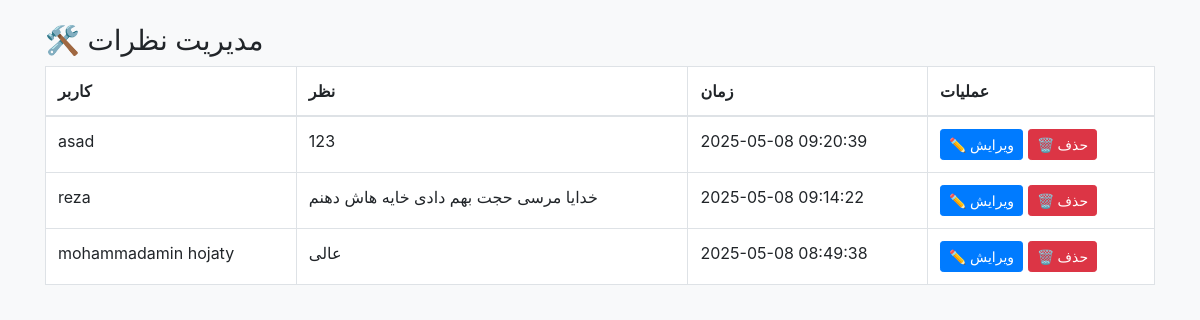
Screenshot of /mncom.php with the database file from the repository.
### tables this page shows
CREATE TABLE IF NOT EXISTS `comments` (
  `id` int NOT NULL AUTO_INCREMENT,
  `news_id` int NOT NULL,
  `name` varchar(100) NOT NULL,
  `comment` text NOT NULL,
  `created_at` timestamp NULL DEFAULT CURRENT_TIMESTAMP,
  PRIMARY KEY (`id`)
);

### mncom.php (the view, shortened to what this page needs)
<?php
$link = mysqli_connect("localhost", "bekhio_root", "n123456", "bekhio_root");
$result = mysqli_query($link, "SELECT * FROM comments ORDER BY created_at DESC");
?>
<!DOCTYPE html>
<html lang="fa">
<head>
    <link rel="stylesheet" href="https://stackpath.bootstrapcdn.com/bootstrap/4.5.2/css/bootstrap.min.css">
</head>
<body class="p-4 bg-light">
<div class="container">
    <h3>🛠️ مدیریت نظرات</h3>
    <table class="table table-bordered bg-white">
        <thead>
        <tr>
            <th>کاربر</th>
            <th>نظر</th>
            <th>زمان</th>
            <th>عملیات</th>
        </tr>
        </thead>
        <tbody>
        <?php while ($row = mysqli_fetch_assoc($result)): ?>
        <tr>
            <td><?php echo htmlspecialchars($row['name']); ?></td>
            <td><?php echo nl2br(htmlspecialchars($row['comment'])); ?></td>
            <td><?php echo $row['created_at']; ?></td>
            <td>
                <a href="mncom.php?edit=<?php echo $row['id']; ?>" class="btn btn-sm btn-primary">✏️ ویرایش</a>
                <a href="mncom.php?delete=<?php echo $row['id']; ?>" class="btn btn-sm btn-danger" onclick="return confirm('حذف شود؟')">🗑 حذف</a>
            </td>
        </tr>
        <?php endwhile; ?>
        </tbody>
    </table>
</div>
</body>
</html>

### rows the page displays
comments: name "asad", comment "123", created_at "2025-05-08 09:20:39"
comments: name "reza", comment "خدایا مرسی حجت بهم دادی خایه هاش دهنم", created_at "2025-05-08 09:14:22"
comments: name "mohammadamin hojaty", comment "عالی", created_at "2025-05-08 08:49:38"
